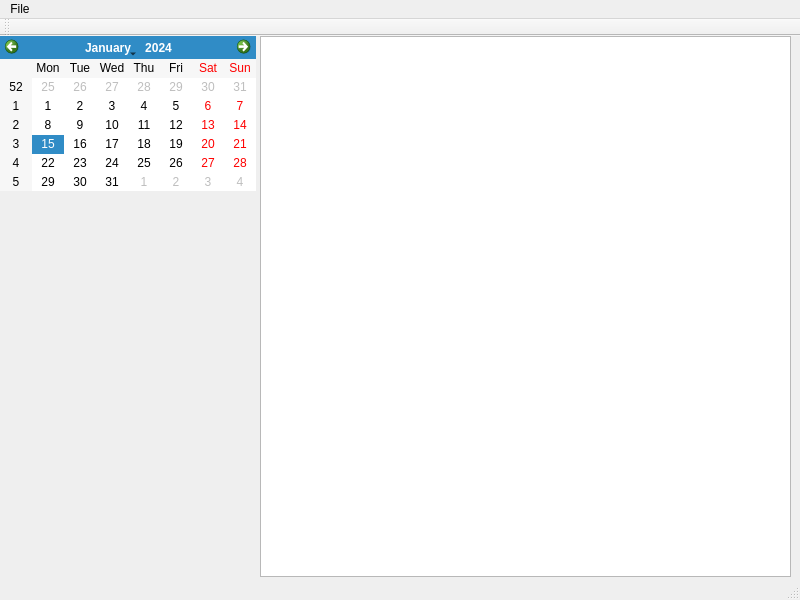
<?xml version="1.0" encoding="UTF-8"?>
<ui version="4.0">
 <class>MainWindow</class>
 <widget class="QMainWindow" name="MainWindow">
  <property name="geometry">
   <rect>
    <x>0</x>
    <y>0</y>
    <width>800</width>
    <height>600</height>
   </rect>
  </property>
  <property name="windowTitle">
   <string>MainWindow</string>
  </property>
  <widget class="QWidget" name="centralWidget">
   <widget class="QCalendarWidget" name="calendarWidget">
    <property name="geometry">
     <rect>
      <x>0</x>
      <y>0</y>
      <width>256</width>
      <height>155</height>
     </rect>
    </property>
   </widget>
   <widget class="QTableView" name="tableView">
    <property name="geometry">
     <rect>
      <x>260</x>
      <y>0</y>
      <width>531</width>
      <height>541</height>
     </rect>
    </property>
   </widget>
  </widget>
  <widget class="QMenuBar" name="menuBar">
   <property name="geometry">
    <rect>
     <x>0</x>
     <y>0</y>
     <width>800</width>
     <height>21</height>
    </rect>
   </property>
   <widget class="QMenu" name="menuFile">
    <property name="title">
     <string>File</string>
    </property>
    <addaction name="actionAddNewWorklog"/>
    <addaction name="actionSubmitToJIRA"/>
    <addaction name="separator"/>
    <addaction name="actionSettings"/>
    <addaction name="separator"/>
    <addaction name="actionQuit"/>
   </widget>
   <addaction name="menuFile"/>
  </widget>
  <widget class="QToolBar" name="mainToolBar">
   <attribute name="toolBarArea">
    <enum>TopToolBarArea</enum>
   </attribute>
   <attribute name="toolBarBreak">
    <bool>false</bool>
   </attribute>
  </widget>
  <widget class="QStatusBar" name="statusBar"/>
  <action name="actionQuit">
   <property name="text">
    <string>Quit</string>
   </property>
  </action>
  <action name="actionAddNewWorklog">
   <property name="text">
    <string>Add New Worklog...</string>
   </property>
  </action>
  <action name="actionSubmitToJIRA">
   <property name="text">
    <string>Submit to JIRA</string>
   </property>
  </action>
  <action name="actionSettings">
   <property name="text">
    <string>Settings...</string>
   </property>
  </action>
 </widget>
 <layoutdefault spacing="6" margin="11"/>
 <resources/>
 <connections/>
</ui>
